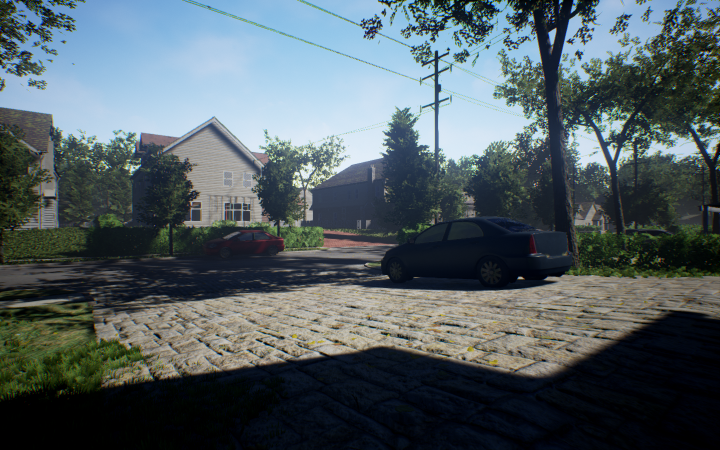
#> input picture images/pic0.png, 1440 x 900 px (shown at 1/2 size)
$ python homography.py
#> lines starting #> are read from the running program, lines starting #| are printed output that depends on the picture
"""
Given two matrices A,B calculate the homography H between them.
"""

import cv2
import numpy as np

if __name__ == '__main__' :

    # Read source image.
    im_src = cv2.imread('./images/pic0.png')
#> im_src is the input picture: shape (900, 1440, 3); mean B, G, R 98.2, 93.6, 81.6
    # [7 lines of commented-out code are left out]
    pts_src = np.array([[863, 140], [916, 136], [865, 185], [892, 160]])


    # Read destination image.
    im_dst = cv2.imread('./images/pic1.png')
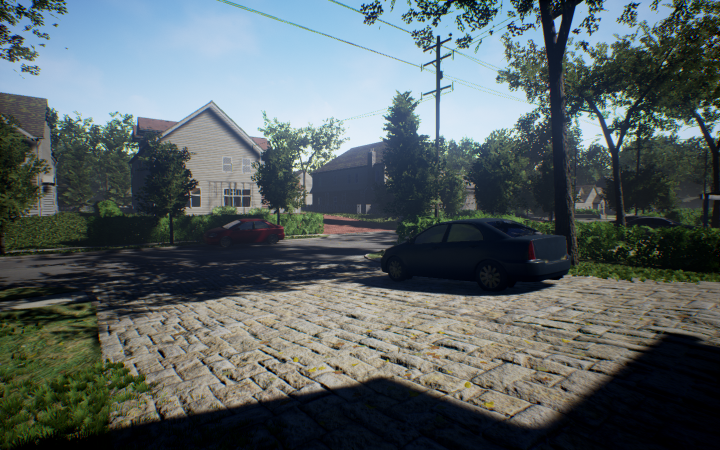
#> input picture images/pic1.png, 1440 x 900 px (shown at 1/2 size)
#> im_dst is the input picture: shape (900, 1440, 3); mean B, G, R 100, 98.4, 88.1
    # [5 lines of commented-out code are left out]
    pts_dst = np.array([[863, 131], [921, 123], [870, 167], [900, 146]])

    # Calculate Homography
    h, status = cv2.findHomography(pts_src, pts_dst)

    # Warp source image to destination based on homography
    im_out = cv2.warpPerspective(im_src, h, (im_dst.shape[1],im_dst.shape[0]))
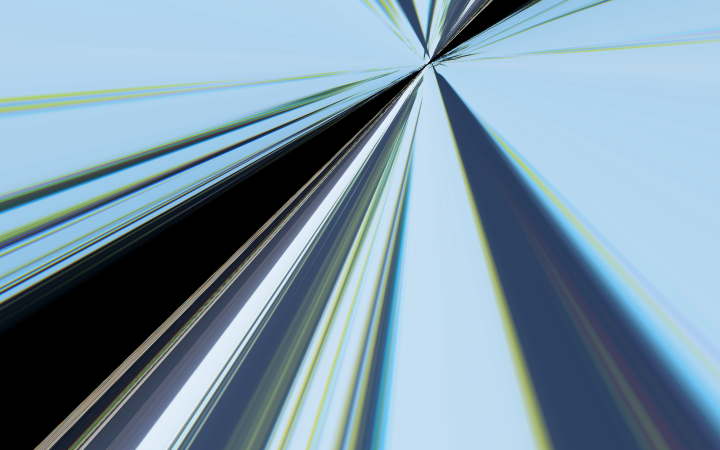
#> im_out: shape (900, 1440, 3) (shown at 1/2 size); mean B, G, R 169, 151.8, 125

    # Display images
    cv2.imshow("Source Image", im_src)
    cv2.imshow("Destination Image", im_dst)
    cv2.imshow("Warped Source Image", im_out)

    cv2.waitKey(0)
